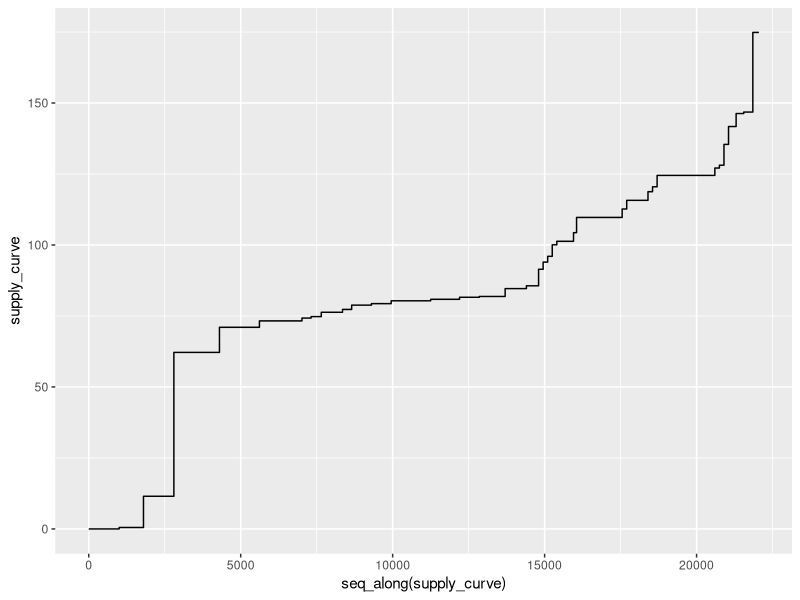

This chart was generated by the following R code: (Note: this script raises an error after producing the figure.)

#### Year 3 valuation model
## The Demand Curve is simulated 1000 times 
## The supply curve is constructed using marginal cost, plus expected CO2 permit markup
## Market clearing price/ unit is where Supply and Demand meet. 
## The outputs of this model are for both mean values, but also allow for tests against different quantiles of demand

## loading libraries
setwd("/home/dan/Documents/EEM")
library(plyr)
library(dplyr)
library(ggplot2)
set.seed(101)

##loading portfolio details 
ports <- read.csv("ESGPortfolios_forR.csv", header = TRUE)


## Adding fields for cumlative capacity and fixed costs
ports$cumu <- cumsum(ports$Capacity)
ports$totalfixed <- ports$fixed *3

#### Input variables 
## simulation
runs <- 1000
## used to test market power, not used at presesnt
mktpwr <- 
## EX ANTE: this figure is meant to be the incremental value that each team will place on their plants' marginal cost
CO2_cost <- 80
## EX POST: Actual CO2 price in bilateral trades
Actual.CO2.Cost <- 115
## Test for different levels of demand 
Quantile <- .5

## Adjusting MC/ Supply curve to incorporate expected CO2 permit cost
ports$MC_part <- ports$MC_part + (CO2_cost * ports$CO2e)
ports <- arrange(ports, MC_part)
ports$cumu <- cumsum(ports$Capacity)

supply_curve <- rep(ports$MC_part, ports$Capacity)



####MC Day 1

##Intercepts and slopes - not added together exactly right, but should work within the relevant range of demand

D1_intN <- c(4184, 3842, 7986, 5209)
D1_intS <- c(7176, 9874, 9901, 9760)
D1_intT <- D1_intN + D1_intS

D1_mN <- c(-2.34, -2.58, -2.54, -2.67)
D1_mS <- c(-2.03, -2.80, -2.49, -2.41)
D1_mT <- D1_mN + D1_mS

D1_yint <- -D1_mT * D1_intT

MargCost <- ports$Capacity * ports$MC_part

############## Day 1

hour <- 1

## MC sim of demand
x_intercepts_calc11 <- rnorm(runs,  D1_intT[hour], D1_intT[hour] * .03)
y_intercepts_calc11 <- -D1_mT * x_intercepts_calc11

##demand curves
demand_curves11 <- sapply(y_intercepts_calc11, function(x) x + D1_mT[hour] * 1:22050)

qplot(seq_along(supply_curve), supply_curve, geom = "step") 


### equilibrium quantity and price

equil_quant11 <- apply(demand_curves11, 2, function(x) which.min(abs(supply_curve - x)))
nets11 <- sapply(equil_quant11, function(x) ports$cumu - x)
marginal11 <- apply(nets11, 2, function(x) min(which(x > 0)))
clear_price11 <- ports$MC_part[marginal11]



## Revenue: quantile test
revenue11 <- ports$Capacity * quantile(clear_price11, Quantile) - ports$Capacity * ports$MC_part
ports$revenue11 <- ifelse(revenue11 < 0, 0, revenue11) 

##Quantile dispatch 
ports$UNIT.NAME[quantile((marginal11), Quantile)]
quantile(equil_quant11, .95)

## Revenue: mean
rev11 <- sapply(ports$Capacity, function(x) mean(x * clear_price11))
NetRev11 <- rev11 - MargCost 
ports$mean.rev11 <- ifelse(NetRev11 < 0, 0, NetRev11)

## Emissions
ports$emissions11 <- c(ifelse(ports$revenue11[1:quantile(marginal11, Quantile)] >= 0, 
                            ports$Capacity * ports$CO2e, 0), 1+quantile(marginal11, Quantile):41 == 0)



ports$emissions11[quantile(marginal11, Quantile)] <-    ((ports$CO2e[quantile(marginal11, Quantile)] *
                                                       ((ports$cumu[quantile(marginal11, Quantile)]))) 
                                                      - (ports$CO2e[quantile(marginal11, Quantile)] *
                                                        quantile(equil_quant11, Quantile)))

sum(ports$emissions11)

hour <- 2

## MC sim of demand
x_intercepts_calc12 <- rnorm(runs,  D1_intT[hour], D1_intT[hour] * .03)
y_intercepts_calc12 <- -D1_mT * x_intercepts_calc12

##demand curves
demand_curves12 <- sapply(y_intercepts_calc12, function(x) x + D1_mT[hour] * 1:22050)

### equilibrium quantity and price

equil_quant12 <- apply(demand_curves12, 2, function(x) which.min(abs(supply_curve - x)))
nets12 <- sapply(equil_quant12, function(x) ports$cumu - x)
marginal12 <- apply(nets12, 2, function(x) min(which(x > 0)))
clear_price12 <- ports$MC_part[marginal12]

## Revenue: quantile test
revenue12 <- ports$Capacity * quantile(clear_price12, Quantile) - ports$Capacity * ports$MC_part
ports$revenue12 <- ifelse(revenue12 < 0, 0, revenue12) 

##Quantile dispatch 
ports$UNIT.NAME[quantile((marginal12), Quantile)]

## Revenue: mean
rev12 <- sapply(ports$Capacity, function(x) mean(x * clear_price12))
NetRev12 <- rev12 - MargCost 
ports$mean.rev12 <- ifelse(NetRev12 < 0, 0, NetRev12)

## Emissions
ports$emissions12 <- c(ifelse(ports$revenue12[1:quantile(marginal12, Quantile)] >= 0, 
                              ports$Capacity * ports$CO2e, 0), 1+quantile(marginal12, Quantile):41 == 0)



ports$emissions12[quantile(marginal12, Quantile)] <-    ((ports$CO2e[quantile(marginal12, Quantile)] *
                                                            ((ports$cumu[quantile(marginal12, Quantile)]))) 
                                                         - (ports$CO2e[quantile(marginal12, Quantile)] *
                                                              quantile(equil_quant12, Quantile)))

sum(ports$emissions12)

hour <- 3

## MC sim of demand
x_intercepts_calc13 <- rnorm(runs,  D1_intT[hour], D1_intT[hour] * .03)
y_intercepts_calc13 <- -D1_mT * x_intercepts_calc13

##demand curves
demand_curves13 <- sapply(y_intercepts_calc13, function(x) x + D1_mT[hour] * 1:22050)

### equilibrium quantity and price

equil_quant13 <- apply(demand_curves13, 2, function(x) which.min(abs(supply_curve - x)))
nets13 <- sapply(equil_quant13, function(x) ports$cumu - x)
marginal13 <- apply(nets13, 2, function(x) min(which(x > 0)))
clear_price13 <- ports$MC_part[marginal13]

## Revenue: quantile test
revenue13 <- ports$Capacity * quantile(clear_price13, Quantile) - ports$Capacity * ports$MC_part
ports$revenue13 <- ifelse(revenue13 < 0, 0, revenue13) 

##Quantile dispatch 
ports$UNIT.NAME[quantile((marginal13), Quantile)]

## Revenue: mean
rev13 <- sapply(ports$Capacity, function(x) mean(x * clear_price13))
NetRev13 <- rev13 - MargCost 
ports$mean.rev13 <- ifelse(NetRev13 < 0, 0, NetRev13)

## Emissions
ports$emissions13 <- c(ifelse(ports$revenue13[1:quantile(marginal13, Quantile)] >= 0, 
                              ports$Capacity * ports$CO2e, 0), 1+quantile(marginal13, Quantile):41 == 0)



ports$emissions13[quantile(marginal13, Quantile)] <-    ((ports$CO2e[quantile(marginal13, Quantile)] *
                                                            ((ports$cumu[quantile(marginal13, Quantile)]))) 
                                                         - (ports$CO2e[quantile(marginal13, Quantile)] *
                                                              quantile(equil_quant13, Quantile)))

sum(ports$emissions13)

hour <- 4

## MC sim of demand
x_intercepts_calc14 <- rnorm(runs,  D1_intT[hour], D1_intT[hour] * .03)
y_intercepts_calc14 <- -D1_mT * x_intercepts_calc14

##demand curves
demand_curves14 <- sapply(y_intercepts_calc14, function(x) x + D1_mT[hour] * 1:22050)

### equilibrium quantity and price

equil_quant14 <- apply(demand_curves14, 2, function(x) which.min(abs(supply_curve - x)))
nets14 <- sapply(equil_quant14, function(x) ports$cumu - x)
marginal14 <- apply(nets14, 2, function(x) min(which(x > 0)))
clear_price14 <- ports$MC_part[marginal14]

## Revenue: quantile test
revenue14 <- ports$Capacity * quantile(clear_price14, Quantile) - ports$Capacity * ports$MC_part
ports$revenue14 <- ifelse(revenue14 < 0, 0, revenue14) 

##Quantile dispatch 
ports$UNIT.NAME[quantile((marginal14), Quantile)]

## Revenue: mean
rev14 <- sapply(ports$Capacity, function(x) mean(x * clear_price14))
NetRev14 <- rev14 - MargCost 
ports$mean.rev14 <- ifelse(NetRev14 < 0, 0, NetRev14)

## Emissions
ports$emissions14 <- c(ifelse(ports$revenue14[1:quantile(marginal14, Quantile)] >= 0, 
                              ports$Capacity * ports$CO2e, 0), 1+quantile(marginal14, Quantile):41 == 0)



ports$emissions14[quantile(marginal14, Quantile)] <-    ((ports$CO2e[quantile(marginal14, Quantile)] *
                                                            ((ports$cumu[quantile(marginal14, Quantile)]))) 
                                                         - (ports$CO2e[quantile(marginal14, Quantile)] *
                                                              quantile(equil_quant14, Quantile)))

sum(ports$emissions14)

## Total Day 1
ports$total_day1 <- ports$revenue11 + ports$revenue12 + ports$revenue13 + ports$revenue14 - ports$fixed
ports$mean.rev_day1 <- ports$mean.rev11 + ports$mean.rev12 + ports$mean.rev13 + ports$mean.rev14 - ports$fixed
ports$emissions_day1 <- ports$emissions11 + ports$emissions12 + ports$emissions13 + ports$emissions14

##Consider Delete ##############
Day1 <- ports %>%
  group_by(Portf) %>%
  summarise(total = sum(total_day1),
            C02 = sum(emissions_day1)) 

sum(ports$emissions_day1) 

Day1

##Day1rev <- ports %>%
##  group_by(Portf) %>%
##  summarise(total = sum(rev_day1))

## Day1rev

Day1CO2 <- ports %>%
  group_by(Portf) %>%
  summarize(CO2 = sum(emissions_day1))

Day1CO2

############### Day 2

######Old stuff from Year 2
SouthSupply <- filter(ports, Location == "South")
NorthSupply <- filter(ports, Location == "North")

MargCostS <- SouthSupply$Capacity * SouthSupply$MC_tot
MargCostN <- NorthSupply$Capacity * NorthSupply$MC_tot
test_dataS <- SouthSupply$Capacity
test_dataN <- NorthSupply$Capacity
#######

D2_intN <- c(4577, 4161, 6134, 4843)
D2_intS <- c(6709, 7891, 9044, 8212)
D2_intT <- D2_intN + D2_intS


D2_mN <- c(-2.54, -2.59, -2.91, -2.52)
D2_mS <- c(-2.38, -2.81, -2.86, -2.51)
D2_mT <- D2_mN + D2_mS

hour <- 1

## MC sim of demand
x_intercepts_calc21 <- rnorm(runs,  D2_intT[hour], D2_intT[hour] * .03)
y_intercepts_calc21 <- -D2_mT * x_intercepts_calc21

##demand curves
demand_curves21 <- sapply(y_intercepts_calc21, function(x) x + D2_mT[hour] * 1:22050)

### equilibrium quantity and price

equil_quant21 <- apply(demand_curves21, 2, function(x) which.min(abs(supply_curve - x)))
nets21 <- sapply(equil_quant21, function(x) ports$cumu - x)
marginal21 <- apply(nets21, 2, function(x) min(which(x > 0)))
clear_price21 <- ports$MC_part[marginal21]

## Revenue: quantile test
revenue21 <- ports$Capacity * quantile(clear_price21, Quantile) - ports$Capacity * ports$MC_part
ports$revenue21 <- ifelse(revenue21 < 0, 0, revenue21) 

##Quantile dispatch 
ports$UNIT.NAME[quantile((marginal21), Quantile)]

## Revenue: mean
rev21 <- sapply(ports$Capacity, function(x) mean(x * clear_price21))
NetRev21 <- rev21 - MargCost 
ports$mean.rev21 <- ifelse(NetRev21 < 0, 0, NetRev21)

## Emissions
ports$emissions21 <- c(ifelse(ports$revenue21[1:quantile(marginal21, Quantile)] >= 0, 
                              ports$Capacity * ports$CO2e, 0), 1+quantile(marginal21, Quantile):41 == 0)



ports$emissions21[quantile(marginal21, Quantile)] <-    ((ports$CO2e[quantile(marginal21, Quantile)] *
                                                            ((ports$cumu[quantile(marginal21, Quantile)]))) 
                                                         - (ports$CO2e[quantile(marginal21, Quantile)] *
                                                              quantile(equil_quant21, Quantile)))

sum(ports$emissions21)

hour <- 2

## MC sim of demand
x_intercepts_calc22 <- rnorm(runs,  D2_intT[hour], D2_intT[hour] * .03)
y_intercepts_calc22 <- -D2_mT * x_intercepts_calc22

##demand curves
demand_curves22 <- sapply(y_intercepts_calc22, function(x) x + D2_mT[hour] * 1:22050)

### equilibrium quantity and price

equil_quant22 <- apply(demand_curves22, 2, function(x) which.min(abs(supply_curve - x)))
nets22 <- sapply(equil_quant22, function(x) ports$cumu - x)
marginal22 <- apply(nets22, 2, function(x) min(which(x > 0)))
clear_price22 <- ports$MC_part[marginal22]

## Revenue: quantile test
revenue22 <- ports$Capacity * quantile(clear_price22, Quantile) - ports$Capacity * ports$MC_part
ports$revenue22 <- ifelse(revenue22 < 0, 0, revenue22) 

##Quantile dispatch 
ports$UNIT.NAME[quantile((marginal22), Quantile)]

## Revenue: mean
rev22 <- sapply(ports$Capacity, function(x) mean(x * clear_price22))
NetRev22 <- rev22 - MargCost 
ports$mean.rev22 <- ifelse(NetRev22 < 0, 0, NetRev22)

## Emissions
ports$emissions22 <- c(ifelse(ports$revenue22[1:quantile(marginal22, Quantile)] >= 0, 
                              ports$Capacity * ports$CO2e, 0), 1+quantile(marginal22, Quantile):41 == 0)



ports$emissions22[quantile(marginal22, Quantile)] <-    ((ports$CO2e[quantile(marginal22, Quantile)] *
                                                            ((ports$cumu[quantile(marginal22, Quantile)]))) 
                                                         - (ports$CO2e[quantile(marginal22, Quantile)] *
                                                              quantile(equil_quant22, Quantile)))

sum(ports$emissions22)


hour <- 3

## MC sim of demand
x_intercepts_calc23 <- rnorm(runs,  D2_intT[hour], D2_intT[hour] * .03)
y_intercepts_calc23 <- -D2_mT * x_intercepts_calc23

##demand curves
demand_curves23 <- sapply(y_intercepts_calc23, function(x) x + D2_mT[hour] * 1:22050)

### equilibrium quantity and price

equil_quant23 <- apply(demand_curves23, 2, function(x) which.min(abs(supply_curve - x)))
nets23 <- sapply(equil_quant23, function(x) ports$cumu - x)
marginal23 <- apply(nets23, 2, function(x) min(which(x > 0)))
clear_price23 <- ports$MC_part[marginal23]

## Revenue: quantile test
revenue23 <- ports$Capacity * quantile(clear_price23, Quantile) - ports$Capacity * ports$MC_part
ports$revenue23 <- ifelse(revenue23 < 0, 0, revenue23) 

##Quantile dispatch 
ports$UNIT.NAME[quantile((marginal23), Quantile)]

## Revenue: mean
rev23 <- sapply(ports$Capacity, function(x) mean(x * clear_price23))
NetRev23 <- rev23 - MargCost 
ports$mean.rev23 <- ifelse(NetRev23 < 0, 0, NetRev23)

## Emissions
ports$emissions23 <- c(ifelse(ports$revenue23[1:quantile(marginal23, Quantile)] >= 0, 
                              ports$Capacity * ports$CO2e, 0), 1+quantile(marginal23, Quantile):41 == 0)



ports$emissions23[quantile(marginal23, Quantile)] <-    ((ports$CO2e[quantile(marginal23, Quantile)] *
                                                            ((ports$cumu[quantile(marginal23, Quantile)]))) 
                                                         - (ports$CO2e[quantile(marginal23, Quantile)] *
                                                              quantile(equil_quant23, Quantile)))

sum(ports$emissions23)


hour <- 4

## MC sim of demand
x_intercepts_calc24 <- rnorm(runs,  D2_intT[hour], D2_intT[hour] * .03)
y_intercepts_calc24 <- -D2_mT * x_intercepts_calc24

##demand curves
demand_curves24 <- sapply(y_intercepts_calc24, function(x) x + D2_mT[hour] * 1:22050)

### equilibrium quantity and price

equil_quant24 <- apply(demand_curves24, 2, function(x) which.min(abs(supply_curve - x)))
nets24 <- sapply(equil_quant24, function(x) ports$cumu - x)
marginal24 <- apply(nets24, 2, function(x) min(which(x > 0)))
clear_price24 <- ports$MC_part[marginal24]

## Revenue: quantile test
revenue24 <- ports$Capacity * quantile(clear_price24, Quantile) - ports$Capacity * ports$MC_part
ports$revenue24 <- ifelse(revenue24 < 0, 0, revenue24) 

##Quantile dispatch 
ports$UNIT.NAME[quantile((marginal24), Quantile)]

## Revenue: mean
rev24 <- sapply(ports$Capacity, function(x) mean(x * clear_price24))
NetRev24 <- rev24 - MargCost 
ports$mean.rev24 <- ifelse(NetRev24 < 0, 0, NetRev24)

## Emissions
ports$emissions24 <- c(ifelse(ports$revenue24[1:quantile(marginal24, Quantile)] >= 0, 
                              ports$Capacity * ports$CO2e, 0), 1+quantile(marginal24, Quantile):41 == 0)



ports$emissions24[quantile(marginal24, Quantile)] <-    ((ports$CO2e[quantile(marginal24, Quantile)] *
                                                            ((ports$cumu[quantile(marginal24, Quantile)]))) 
                                                         - (ports$CO2e[quantile(marginal24, Quantile)] *
                                                              quantile(equil_quant24, Quantile)))

sum(ports$emissions24)

## Total Day 2
ports$total_day2 <- ports$revenue21 + ports$revenue22 + ports$revenue23 + ports$revenue24 - ports$fixed
ports$mean.rev_day2 <- ports$mean.rev21 + ports$mean.rev22 + ports$mean.rev23 + ports$mean.rev24 - ports$fixed
ports$emissions_day2 <- ports$emissions21 + ports$emissions22 + ports$emissions23 + ports$emissions24

##Consider Delete ##############
Day2 <- ports %>%
  group_by(Portf) %>%
  summarise(total = sum(total_day1))

Day2

##Day2rev <- ports %>%
##  group_by(Portf) %>%
##  summarise(total = sum(rev_day1))

##Day2rev

Day2CO2 <- ports %>%
  group_by(Portf) %>%
  summarize(CO2 = sum(emissions_day2))

Day2CO2

####Day 3

D3_intN <- c(4301, 4455, 7453, 4996)
D3_intS <- c(7432, 9988, 10170, 9111)
D3_intT <- D3_intN + D3_intS

D3_mN <- c(-2.85, -2.69, -2.93, -2.92)
D3_mS <- c(-2.48, -2.77, -2.87, -2.60)
D3_mT <- D3_mN + D3_mS

hour <- 1

## MC sim of demand
x_intercepts_calc31 <- rnorm(runs,  D3_intT[hour], D3_intT[hour] * .03)
y_intercepts_calc31 <- -D3_mT * x_intercepts_calc31

##demand curves
demand_curves31 <- sapply(y_intercepts_calc31, function(x) x + D3_mT[hour] * 1:22050)

### equilibrium quantity and price

equil_quant31 <- apply(demand_curves31, 2, function(x) which.min(abs(supply_curve - x)))
nets31 <- sapply(equil_quant31, function(x) ports$cumu - x)
marginal31 <- apply(nets31, 2, function(x) min(which(x > 0)))
clear_price31 <- ports$MC_part[marginal31]

## Revenue: quantile test
revenue31 <- ports$Capacity * quantile(clear_price31, Quantile) - ports$Capacity * ports$MC_part
ports$revenue31 <- ifelse(revenue31 < 0, 0, revenue31) 

##Quantile dispatch 
ports$UNIT.NAME[quantile((marginal31), Quantile)]

## Revenue: mean
rev31 <- sapply(ports$Capacity, function(x) mean(x * clear_price31))
NetRev31 <- rev31 - MargCost 
ports$mean.rev31 <- ifelse(NetRev31 < 0, 0, NetRev31)

## Emissions
ports$emissions31 <- c(ifelse(ports$revenue31[1:quantile(marginal31, Quantile)] >= 0, 
                              ports$Capacity * ports$CO2e, 0), 1+quantile(marginal31, Quantile):41 == 0)



ports$emissions31[quantile(marginal31, Quantile)] <-    ((ports$CO2e[quantile(marginal31, Quantile)] *
                                                            ((ports$cumu[quantile(marginal31, Quantile)]))) 
                                                         - (ports$CO2e[quantile(marginal31, Quantile)] *
                                                              quantile(equil_quant31, Quantile)))

sum(ports$emissions31)


hour <- 2

## MC sim of demand
x_intercepts_calc32 <- rnorm(runs,  D3_intT[hour], D3_intT[hour] * .03)
y_intercepts_calc32 <- -D3_mT * x_intercepts_calc32

##demand curves
demand_curves32 <- sapply(y_intercepts_calc32, function(x) x + D3_mT[hour] * 1:22050)

### equilibrium quantity and price

equil_quant32 <- apply(demand_curves32, 2, function(x) which.min(abs(supply_curve - x)))
nets32 <- sapply(equil_quant32, function(x) ports$cumu - x)
marginal32 <- apply(nets32, 2, function(x) min(which(x > 0)))
clear_price32 <- ports$MC_part[marginal32]

## Revenue: quantile test
revenue32 <- ports$Capacity * quantile(clear_price32, Quantile) - ports$Capacity * ports$MC_part
ports$revenue32 <- ifelse(revenue32 < 0, 0, revenue32) 

##Quantile dispatch 
ports$UNIT.NAME[quantile((marginal32), Quantile)]

## Revenue: mean
rev32 <- sapply(ports$Capacity, function(x) mean(x * clear_price32))
NetRev32 <- rev32 - MargCost 
ports$mean.rev32 <- ifelse(NetRev32 < 0, 0, NetRev32)

## Emissions
ports$emissions32 <- c(ifelse(ports$revenue32[1:quantile(marginal32, Quantile)] >= 0, 
                              ports$Capacity * ports$CO2e, 0), 1+quantile(marginal32, Quantile):41 == 0)



ports$emissions32[quantile(marginal32, Quantile)] <-    ((ports$CO2e[quantile(marginal32, Quantile)] *
                                                            ((ports$cumu[quantile(marginal32, Quantile)]))) 
                                                         - (ports$CO2e[quantile(marginal32, Quantile)] *
                                                              quantile(equil_quant32, Quantile)))

sum(ports$emissions32)


hour <- 3

## MC sim of demand
x_intercepts_calc33 <- rnorm(runs,  D3_intT[hour], D3_intT[hour] * .03)
y_intercepts_calc33 <- -D3_mT * x_intercepts_calc33

##demand curves
demand_curves33 <- sapply(y_intercepts_calc33, function(x) x + D3_mT[hour] * 1:22050)

### equilibrium quantity and price

equil_quant33 <- apply(demand_curves33, 2, function(x) which.min(abs(supply_curve - x)))
nets33 <- sapply(equil_quant33, function(x) ports$cumu - x)
marginal33 <- apply(nets33, 2, function(x) min(which(x > 0)))
clear_price33 <- ports$MC_part[marginal33]

## Revenue: quantile test
revenue33 <- ports$Capacity * quantile(clear_price33, Quantile) - ports$Capacity * ports$MC_part
ports$revenue33 <- ifelse(revenue33 < 0, 0, revenue33) 

##Quantile dispatch 
ports$UNIT.NAME[quantile((marginal33), Quantile)]

## Revenue: mean
rev33 <- sapply(ports$Capacity, function(x) mean(x * clear_price33))
NetRev33 <- rev33 - MargCost 
ports$mean.rev33 <- ifelse(NetRev33 < 0, 0, NetRev33)

## Emissions
ports$emissions33 <- c(ifelse(ports$revenue33[1:quantile(marginal33, Quantile)] >= 0, 
                              ports$Capacity * ports$CO2e, 0), 1+quantile(marginal33, Quantile):41 == 0)



ports$emissions33[quantile(marginal33, Quantile)] <-    ((ports$CO2e[quantile(marginal33, Quantile)] *
                                                            ((ports$cumu[quantile(marginal33, Quantile)]))) 
                                                         - (ports$CO2e[quantile(marginal33, Quantile)] *
                                                              quantile(equil_quant33, Quantile)))

sum(ports$emissions33)



hour <- 4

## MC sim of demand
x_intercepts_calc34 <- rnorm(runs,  D3_intT[hour], D3_intT[hour] * .03)
y_intercepts_calc34 <- -D3_mT * x_intercepts_calc34

##demand curves
demand_curves34 <- sapply(y_intercepts_calc34, function(x) x + D3_mT[hour] * 1:22050)

### equilibrium quantity and price

equil_quant34 <- apply(demand_curves34, 2, function(x) which.min(abs(supply_curve - x)))
nets34 <- sapply(equil_quant34, function(x) ports$cumu - x)
marginal34 <- apply(nets34, 2, function(x) min(which(x > 0)))
clear_price34 <- ports$MC_part[marginal34]

## Revenue: quantile test
revenue34 <- ports$Capacity * quantile(clear_price34, Quantile) - ports$Capacity * ports$MC_part
ports$revenue34 <- ifelse(revenue34 < 0, 0, revenue34) 

##Quantile dispatch 
ports$UNIT.NAME[quantile((marginal34), Quantile)]

## Revenue: mean
rev34 <- sapply(ports$Capacity, function(x) mean(x * clear_price34))
NetRev34 <- rev34 - MargCost 
ports$mean.rev34 <- ifelse(NetRev34 < 0, 0, NetRev34)

## Emissions
ports$emissions34 <- c(ifelse(ports$revenue34[1:quantile(marginal34, Quantile)] >= 0, 
                              ports$Capacity * ports$CO2e, 0), 1+quantile(marginal34, Quantile):41 == 0)



ports$emissions34[quantile(marginal34, Quantile)] <-    ((ports$CO2e[quantile(marginal34, Quantile)] *
                                                            ((ports$cumu[quantile(marginal34, Quantile)]))) 
                                                         - (ports$CO2e[quantile(marginal34, Quantile)] *
                                                              quantile(equil_quant34, Quantile)))

sum(ports$emissions34)


#### Total Day 3

ports$total_day3 <- ports$revenue31 + ports$revenue32 + ports$revenue33 + ports$revenue34 - ports$fixed
ports$mean.rev_day3 <- ports$mean.rev31 + ports$mean.rev32 + ports$mean.rev33 + ports$mean.rev34 - ports$fixed
ports$emissions_day3 <- ports$emissions31 + ports$emissions32 + ports$emissions33 + ports$emissions34

Day3 <- ports %>%
  group_by(Portf) %>%
  summarise(gross = sum(total_day3))

Day3

##Day3rev <- ports %>%
##  group_by(Portf) %>%
##  summarise(totald3 = sum(rev_day3))

Day3CO2 <- ports %>%
  group_by(Portf) %>%
  summarize(CO2 = sum(emissions_day3))

Day3CO2

#####Year totals
## CO2 in one game
Year3CO2 <- ports %>%
  group_by(Portf) %>%
  summarize(CO2 = sum(emissions_day1, emissions_day2, emissions_day3))

Year3CO2
sum(Year3CO2$CO2)

## Revenue by portfolio

Year3rev <- ports %>%
  group_by(Portf) %>%
  summarize(Quantile.Revenue = sum(total_day1, total_day2, total_day3),
      Mean.Revenue = sum(mean.rev_day1, mean.rev_day2, mean.rev_day3),
      CO2 = sum(emissions_day1, emissions_day2, emissions_day3))
 
  
      
      
          #Net.Revenue = Revenue - CO2 * CO2_cost_test)
      
##### CO2 cost estimate
### emissions permits
permits_1game <- c(7500, 7500, 7500, 7500, 7500, 0, 3500)
permits_total <- sum(permits_1game) * 3 + 62000

#### Portfolio Value

Year3rev$CO2.permits <- c(7500, 7500, 7500, 7500, 7500, 0, 3500)
Year3rev$CO2.Cost <- cbind((Year3rev$CO2 - Year3rev$CO2.permits) * (CO2_cost - Actual.CO2.Cost))
Year3rev$Mod.Rev <- Year3rev$CO2.Cost + Year3rev$Quantile.Revenue
Year3rev$bid <- Year3rev$Quantile.Revenue + Year3rev$Quantile.Revenue[3] - 114000


### emissions
CO2_total <- sum(Year3CO2$CO2) * 3

## if this is close to zero, the market is near equilibrium. 
## bilateral contracts may prevent this outcome
permit_gap <- permits_total - CO2_total

##CO2ports <- Year3CO2 %>%
  ##cbind(permits)
  
##Gap


##CO2ports$gap <- CO2ports$permits - CO2ports$CO2 

##CO2ports
print(CO2_cost)

Year3rev
CO2_total
permit_gap



